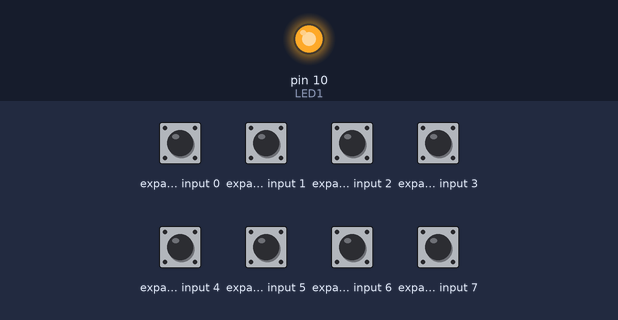
A sketch run on a simulated Arduino Uno, built with avr-gcc and run on an emulated ATmega328P. On the bench: output pins drawn as LEDs (lit = HIGH). Wiring (inferred from the names in the program): input shift register (74HC165): load pin 13; clock pin 12; serial out pin 11. Inputs (shaded band) come from the test bench; at power-on: expander input 0–7 HIGH. Pins used as bus, display or sensor lines are not drawn; what the sketch prints to the serial monitor is not drawn.

Above: at 0.1 s.
Timing chart, 0 to 1.6 s (numbered marks = the images above):
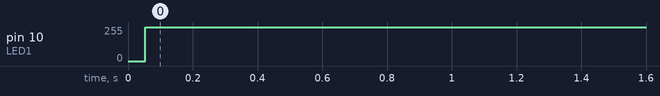

The sketch:

PISO_switch_brightness.ino
```cpp
// adjust brightness using dip switch via PISO

#define PIN_PL (13) //pin 13 on arduino goes to pin 1 of 74HC165
#define PIN_CP (12) //pin 12 on arduino goes to pin 2 of 74HC165
#define PIN_Q7 (11) //pin 11 on arduino goes to pin 9 of 74HC165
#define LED1 10

int acc = 0;
int brightness = 0;
int j;
int value[8];

void setup() {
  pinMode(PIN_PL, OUTPUT);
  pinMode(PIN_CP, OUTPUT);
  pinMode(PIN_Q7, INPUT);

  digitalWrite(PIN_PL, HIGH);
  digitalWrite(PIN_CP, LOW);

  // pins for LEDs are outputs
  pinMode(LED1, OUTPUT);

  // setup serial port
  Serial.begin(9600);
  Serial.println("Serial port open");

  //load logic bits from the DIP switches
  digitalWrite(PIN_PL, LOW);  //LOAD BITS
  //reset "load" line, this freezes the internal buffer on both chips
  digitalWrite(PIN_PL, HIGH);

  for(j = 0 ; j < 8 ; j++)
  {
    value[j] = digitalRead(PIN_Q7);

    //read next "switch"
    digitalWrite(PIN_CP, HIGH);
    digitalWrite(PIN_CP, LOW);

    //print switch's value
    Serial.print(value[j]);
  }

  Serial.print(" = ");

  brightness =value[7]  + value[6]*2 + value[5]*2*2 + value[4]*2*2*2 + value[3]*2*2*2*2 + value[2]*2*2*2*2*2 + value[1]*2*2*2*2*2*2 + value[0]*2*2*2*2*2*2*2;

  Serial.print(brightness);
  Serial.println("");
  Serial.println("--------------");
}

void loop() {
  acc = (acc + brightness) % 256;

  if(acc >= brightness){
    digitalWrite(LED1, LOW);   // turn the LED off by making the voltage LOW
  }
  else{
    digitalWrite(LED1, HIGH);    // turn the LED on (HIGH is the voltage level)
  }
}
```

Measured:
- by itself, pin 10 (LED1): 0/255 → 254/255 at 0.05 s
